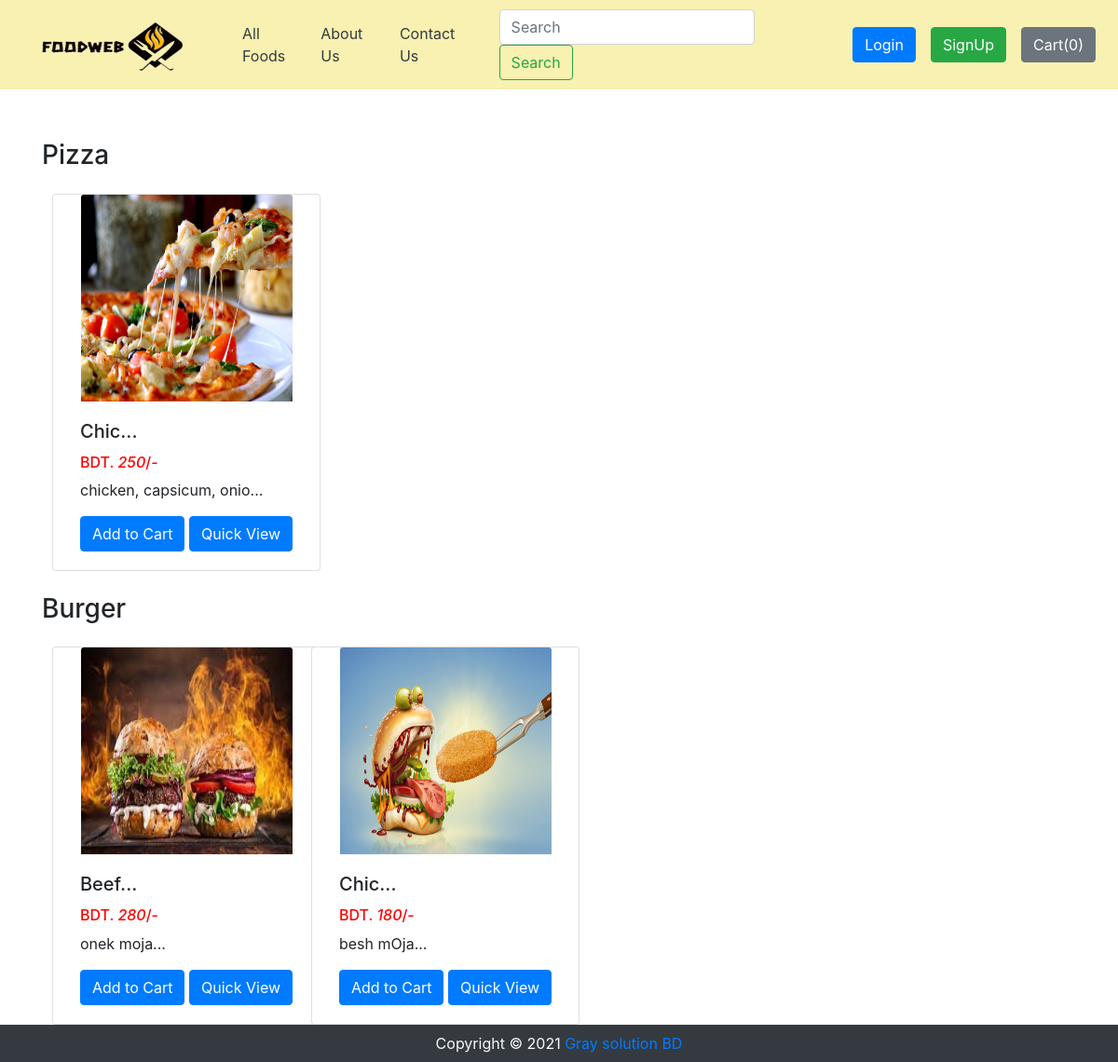
The app's page /shop/ with its own data.
### shop/models.py (models this page shows, shortened)
class Product(models.Model):
    product_id = models.AutoField
    product_name = models.CharField(max_length=50)
    category = models.CharField(max_length=50, default="")
    subcategory = models.CharField(max_length=50, default="")
    price = models.IntegerField(default=0)
    desc = models.CharField(max_length=200)
    pub_date = models.DateField()
    image = models.ImageField(upload_to="shop/images", default="")

### shop/views.py (the view)
# urls.py: path('', views.index,  name='index'),
def index(request):
    allProds = []
    catprods = Product.objects.values('category', 'id')
    cats = {item['category'] for item in catprods}
    for cat in cats:
        prod = Product.objects.filter(category=cat)
        n = len(prod)
        nSlides = n // 4 + ceil((n / 4) - (n // 4))
        allProds.append([prod, range(1, nSlides), nSlides])
    items = {'allProds': allProds}
    return render(request, 'shop/index.html', items) #items==darshan

### shop/templates/shop/index.html (shortened to what this page needs)
{% extends 'shop/basic.html' %}
{% block body %}
    {% load static %}
    <div class="container margin-top">
        {% for product, range, nSlides in allProds %}
        <h3 class="my-4">{{product.0.category}}</h3>
        <div class="row">
                <div class="container carousel-inner no-padding">
                    <div class="carousel-item active">
                         {% for i in product %}
                        <div class="col-xs-3 col-sm-3 col-md-3">
                            <div class="card align-items-center" style="width: 18rem;">
                                <img src='/media/{{i.image}}' class="card-img-top" alt="...">
                                <div class="card-body">
                                    <h5 class="card-title" id="namepr{{i.id}}">{{i.product_name|slice:"0:4"}}...</h5>
                                    <h6 style="color: #ff0000">BDT. <i id="pricepr{{i.id}}">{{i.price}}</i>/-</h6>
                                    <p class="card-text">{{i.desc|slice:"0:23"}}...</p>
                                    <span id="divpr{{i.id}}" class="divpr">
                                        <button id="pr{{i.id}}" class="btn btn-primary cart">Add to Cart</button>
                                    </span>
                                    <a href="/shop/productView/{{i.id}}"> <button id="qv{{i.id}}" class="btn btn-primary cart">Quick View</button> </a>
                                </div>
                            </div>
                        </div>
                        {% endfor %}
                    </div>
                </div>
        </div>
        {% endfor %}
    </div>
{% endblock %}

### shop/templates/shop/basic.html (shortened to what this page needs)
<!doctype html>
<html lang="en">
  <head>
    <link rel="stylesheet" href="https://stackpath.bootstrapcdn.com/bootstrap/4.2.1/css/bootstrap.min.css">
    <link rel="stylesheet" href="https://stackpath.bootstrapcdn.com/bootstrap/4.3.1/css/bootstrap.min.css">
    <link rel="stylesheet" href="https://use.fontawesome.com/releases/v5.8.2/css/all.css">
  </head>
<body>
    <nav class="navbar navbar-expand-lg nav-mod fixed-top">
      <div><a class="navbar-brand" href="/"><img src="http://127.0.0.1:8000/media/shop/images/foodwebLogo.png" alt="" style="width:220px; height: 70px;"></a></div>
      <div class="collapse navbar-collapse" id="navbarSupportedContent">
        <ul class="navbar-nav mr-auto">
          <li class="nav-item active">
            <a class="nav-link text-dark" href="/shop">All Foods<span class="sr-only">(current)</span></a>
          </li>
          <li class="nav-item">
            <a class="nav-link text-dark" href="/shop/about">About Us</a>
          </li>
          <li class="nav-item">
            <a class="nav-link text-dark" href="/shop/contact">Contact Us</a>
          </li>
        </ul>
        <form method="get" action="/shop/search" class="form-inline my-2 my-lg-0 mx-3">
          <input class="form-control mr-sm-2" type="search" name="search" id="search" placeholder="Search" aria-label="Search" required>
          <button class="btn btn-outline-success my-2 my-sm-0" type="submit">Search</button>
        </form>
        {% if user.is_authenticated %}
        <ul class="navbar-nav mr-2">
          <li class="nav-item dropdown">
            <a class="nav-link dropdown-toggle" href='#' id="navbarDropdown" role="button" data-toggle="dropdown"> Welcome {{request.user}}</a>
            <div class="dropdown-menu" aria-labelledby="navbarDropdown">
              <a class="dropdown-item" href="/shop/logout/">Logout</a>
            </div>
          </li>
        </ul>
        {% else %}
        <button type="button" class="btn btn-primary mx-2" data-toggle="modal" data-target="#loginModal">Login</button>
        <button type="button" class="btn btn-success mx-2" data-toggle="modal" data-target="#signupModal">SignUp</button>
        {% endif %}
        <button type="button" class="btn btn-secondary mx-2" id="popcart" data-container="body" data-html="true" data-toggle="popover" title="MyCart" data-placement="bottom" data-content="Bottom popover">
          Cart(<span id="cart">0</span>)
        </button>
      </div>
    </nav>
    {% block body %} {% endblock %}
    <div class="footer container-fluid bg-dark text-light">
        <p class="text-center py-2 mb-0">Copyright © 2021 <a href="#">Gray solution BD</a> <a href="/shop/about" target="_blank" rel="noopener noreferrer"></a></p>
    </div>
</body>
</html>

### records on screen
Product: category "Pizza", image (picture), product_name "Chic", price "250", desc "chicken, capsicum, onio"
Product: category "Burger", image (picture), product_name "Beef", price "280", desc "onek moja"
Product: image (picture), product_name "Chic", price "180", desc "besh mOja"
